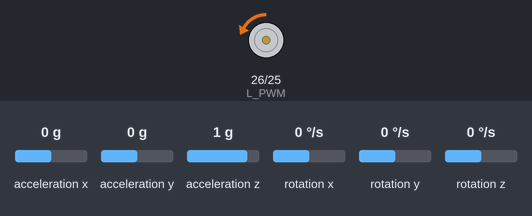
Bench run of a sketch on a simulated ESP32. Shown: motor-driver pin pairs drawn as motors (green arrow = first pin HIGH = forward, orange = second pin HIGH = backward, longer = more drive). Inputs (shaded band) come from the test bench; at power-on: acceleration x 0 g, acceleration y 0 g, acceleration z 1 g, rotation x 0 °/s, rotation y 0 °/s, rotation z 0 °/s. What the sketch prints to the serial monitor is not drawn.

Above: at 1.2 s.
1.3 s: acceleration x set to -1.4 g
At 6.43 s:
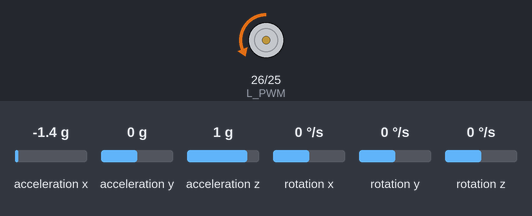
At 12.72 s:
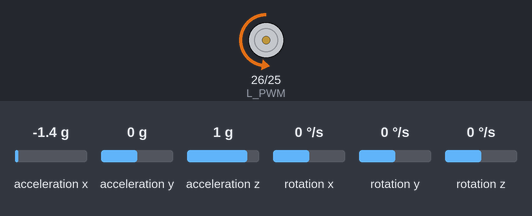
Timing chart, 0 to 20.5 s (numbered marks = the images above; inputs shaded):
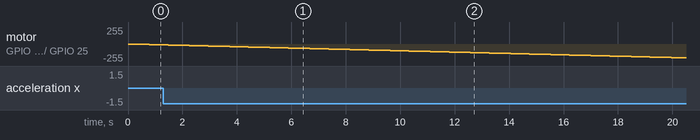

The sketch:

vertex_code.ino
```cpp
#include "Wire.h"
#include "I2Cdev.h"
#include "MPU6050.h"

// Motor pins
int L_PWM = 26;
int R_PWM = 25;

// Two MPU6050 sensors
MPU6050 mpu1(0x68);
MPU6050 mpu2(0x69);

// Sensor raw values
int16_t ax1, ay1, az1, gx1, gy1, gz1;
int16_t ax2, ay2, az2, gx2, gy2, gz2;

// Timing
const unsigned long sampleInterval = 2000; // 5ms = 200Hz
unsigned long lastSampleTime = 0;

void setup() {
  pinMode(L_PWM, OUTPUT);
  pinMode(R_PWM, OUTPUT);

  Serial.begin(921600);          // fast serial for 200 Hz
  Wire.begin(21, 22);            // SDA=21, SCL=22
  Wire.setClock(400000);         // fast I2C

  // Initialize MPU6050 sensors
  mpu1.initialize();
  mpu2.initialize();

  // Set accelerometer full-scale to ±16g
  mpu1.setFullScaleAccelRange(MPU6050_ACCEL_FS_16);
  mpu2.setFullScaleAccelRange(MPU6050_ACCEL_FS_16);
}

void loop() {
  // Ramp up from 0 → 255, log data during ramp
  rampMotorLog(0, 255, 25000);

  // Hold max speed for 10 seconds, log data
 // holdMaxSpeed(255, 10000);

  // Ramp down from 255 → 0, do NOT log data
  rampMotorNoLog(255, 0, 10000);

  while (1); // Stop after one cycle
}

// ----------------------------------------------------
// Ramp motor and log data
// ----------------------------------------------------
void rampMotorLog(int startPWM, int endPWM, unsigned long duration_ms) {
  const int steps = abs(endPWM - startPWM) + 1;
  unsigned long stepTime = duration_ms / steps; // ms per PWM increment
  int dir = (endPWM > startPWM) ? 1 : -1;
  int pwm = startPWM;

  for (int i = 0; i < steps; i++) {
    analogWrite(R_PWM, pwm);
    analogWrite(L_PWM, 0);

    unsigned long stepStart = millis();
    while (millis() - stepStart < stepTime) {
      sampleSensors(); // log data during ramp
    }

    pwm += dir;
  }
}

// ----------------------------------------------------
// Hold max speed for fixed duration and log data
// ----------------------------------------------------
void holdMaxSpeed(int pwmValue, unsigned long duration_ms) {
  analogWrite(R_PWM, pwmValue);
  analogWrite(L_PWM, 0);

  unsigned long startTime = millis();
  while (millis() - startTime < duration_ms) {
    sampleSensors(); // log data while holding speed
  }
}

// ----------------------------------------------------
// Ramp motor down without logging data
// ----------------------------------------------------
void rampMotorNoLog(int startPWM, int endPWM, unsigned long duration_ms) {
  const int steps = abs(endPWM - startPWM) + 1;
  unsigned long stepTime = duration_ms / steps;
  int dir = (endPWM > startPWM) ? 1 : -1;
  int pwm = startPWM;

  for (int i = 0; i < steps; i++) {
    analogWrite(R_PWM, pwm);
    analogWrite(L_PWM, 0);
    delay(stepTime); // no logging
    pwm += dir;
  }
}

// ----------------------------------------------------
// Function: read both sensors and print to plotter at 200 Hz
// ----------------------------------------------------
void sampleSensors() {
  unsigned long now = micros();
  if (now - lastSampleTime >= sampleInterval) {
    lastSampleTime = now;

    // Get raw sensor readings
    mpu1.getMotion6(&ax1, &ay1, &az1, &gx1, &gy1, &gz1);
    mpu2.getMotion6(&ax2, &ay2, &az2, &gx2, &gy2, &gz2);

    // Convert raw accelerometer to g (±16g range → 2048 LSB/g)
    float A1X = ay1 / 2048.0;
    float A1Y = az1 / 2048.0;
    float A1Z = ax1 / 2048.0;

    float A2X = az2 / 2048.0;
    float A2Y = ax2 / 2048.0;
    float A2Z = -1*ay2 / 2048.0;

    // Print CSV: time (ms), A1X, A1Y, A1Z, A2X, A2Y, A2Z
    unsigned long t = millis();
    Serial.print(t); Serial.print(",");
    Serial.print(A1X, 3); Serial.print(",");
    Serial.print(A1Y, 3); Serial.print(",");
    Serial.print(A1Z, 3); Serial.print(",");
    Serial.print(A2X, 3); Serial.print(",");
    Serial.print(A2Y, 3); Serial.print(",");
    Serial.println(A2Z, 3);
  }
}
```
